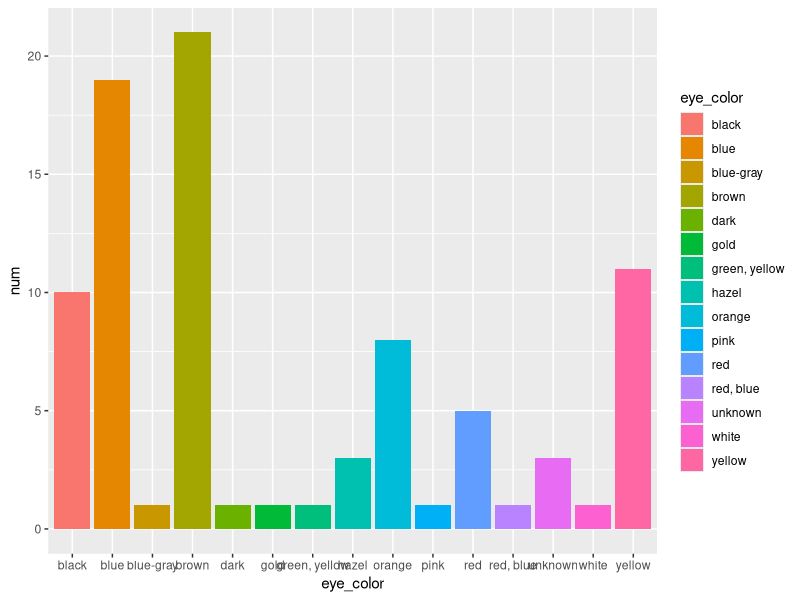
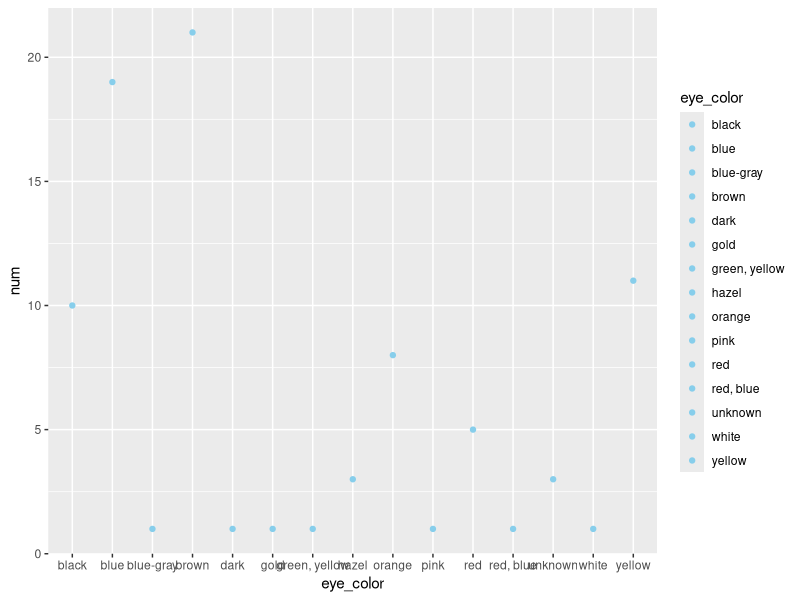
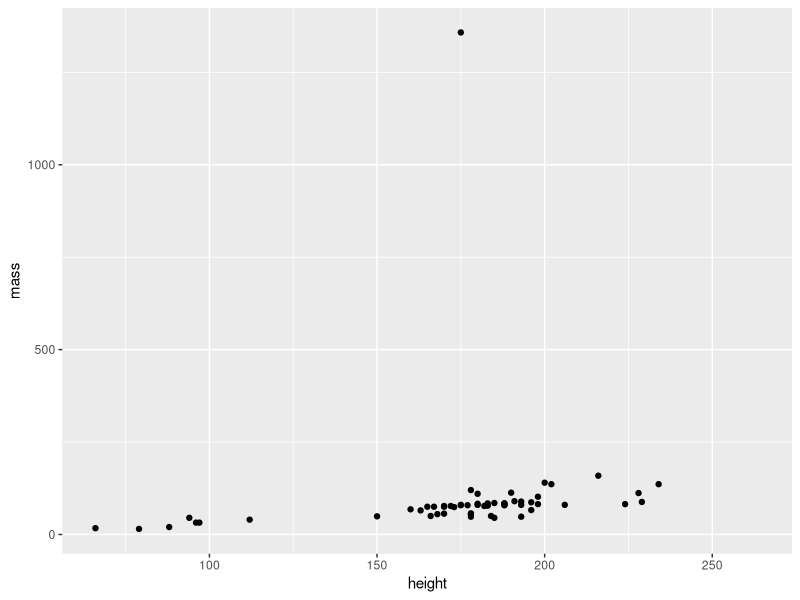
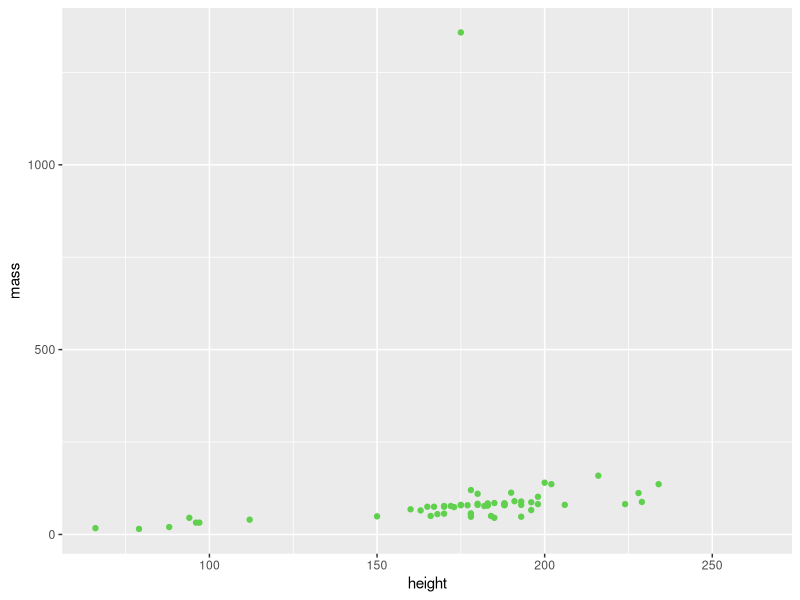
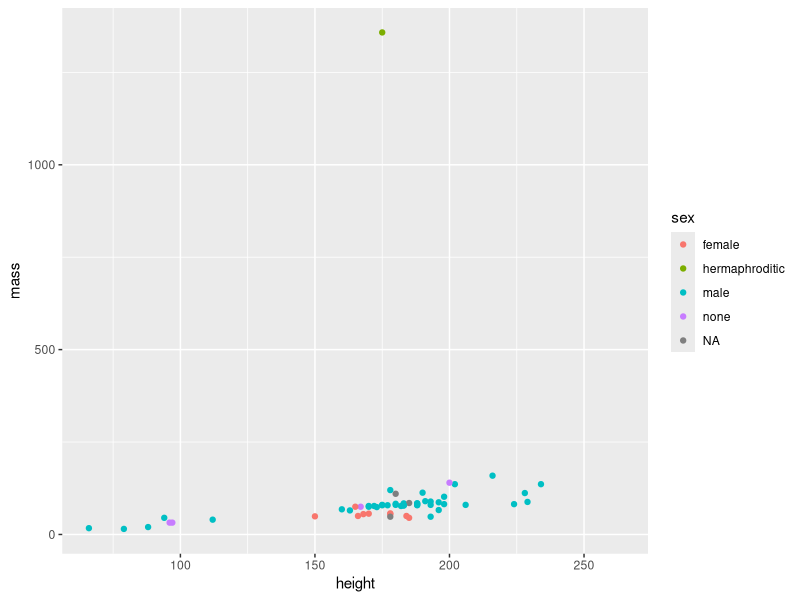
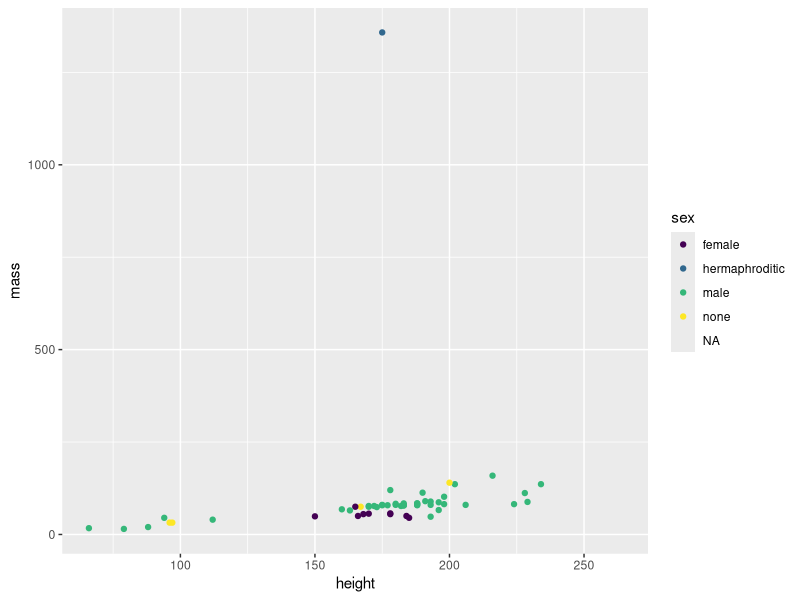
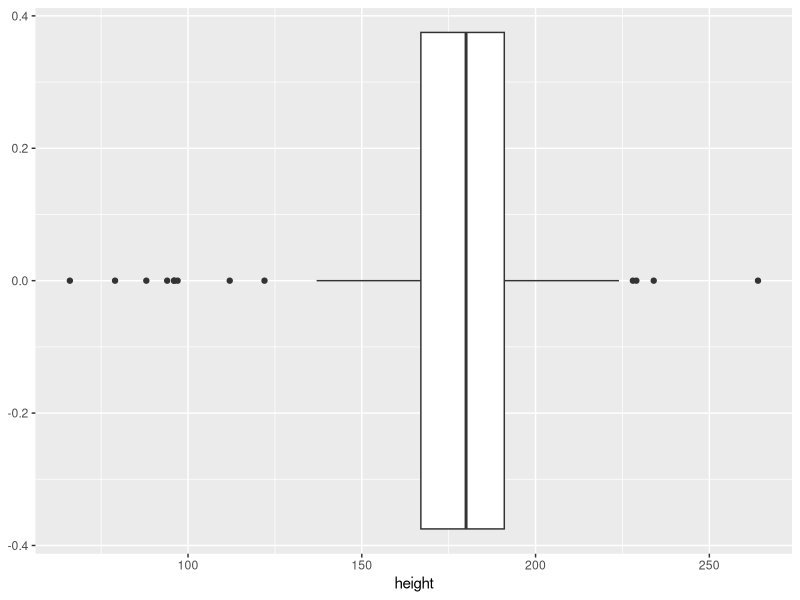
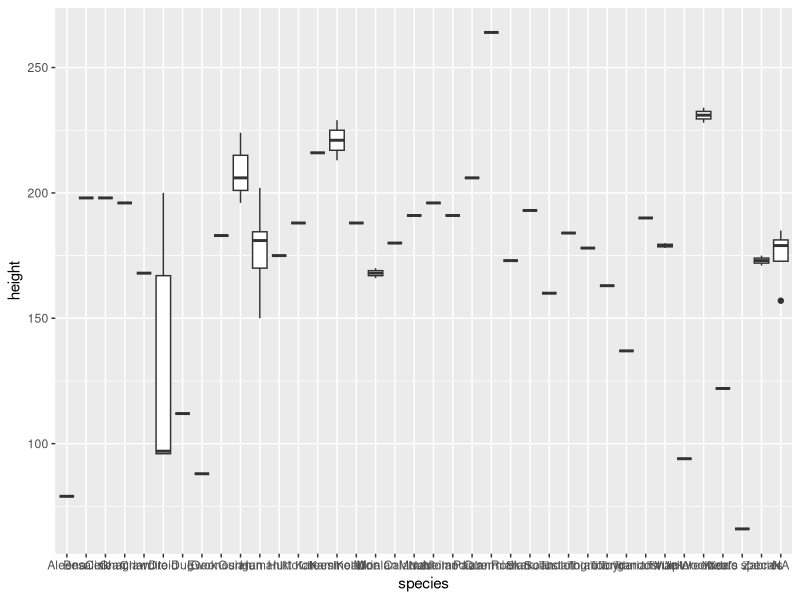

Write the R code that produced these figures, in order.
## ---- chunk 1
library(tidyverse)
data("starwars")
## ---- chunk 2
library(dbplyr)
e=starwars %>% group_by(eye_color) %>% summarize(num=n())
ggplot(e, aes(x=eye_color,y=num,fill=eye_color))+geom_col()
## ---- chunk 3
e=starwars %>% group_by(eye_color) %>% summarize(num=n())
ggplot(e, aes(x=eye_color, y=num, fill=eye_color))+geom_point(color="skyblue")
## ---- chunk 4
ggplot(starwars, aes(height, mass))+geom_point()
## ---- chunk 5
ggplot(starwars, aes(height, mass))+geom_point(color="006699")
## ---- chunk 6
ggplot(starwars, aes(height, mass, color=sex))+geom_point()
## ---- chunk 7
library(RColorBrewer)
library(viridis)
ggplot(starwars, aes(height, mass, color=sex))+geom_point()+scale_color_viridis(discrete= TRUE, option="c")
## ---- chunk 8
ggplot(starwars, aes(height))+geom_boxplot()
## ---- chunk 9
ggplot(starwars, aes(species, height))+geom_boxplot()
## ---- chunk 10
library(viridis) #don't need to load a second time
ggplot(starwars, aes(height, mass, color=as.factor(birth_year)))+geom_point()+scale_color_viridis(discrete=TRUE, option="D")

## ---- chunk 11
library(RColorBrewer)
ggplot(starwars, aes(height, mass, color=as.factor(skin_color)))+geom_point()+scale_color_brewer(type="seq",1,1, aesthetics = "skyblue")
## ---- chunk 12
ggplot(starwars, aes(height, sex))+geom_point()+facet_wrap(~species)
